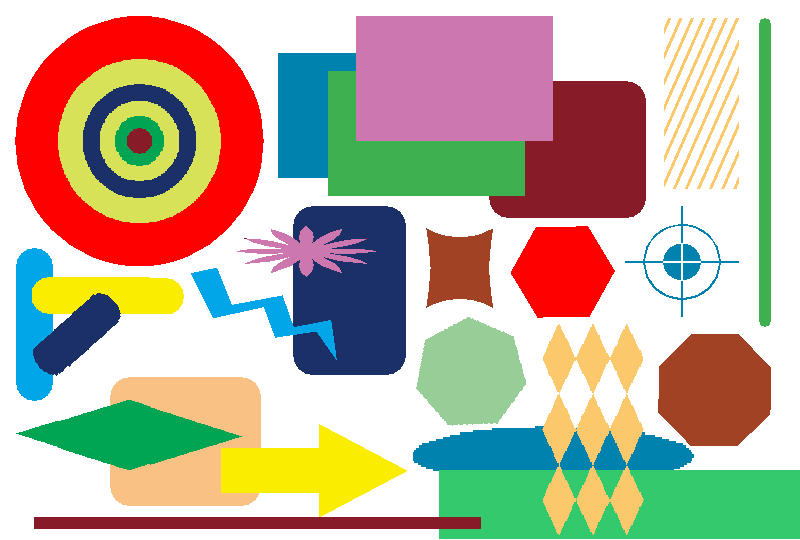
#> input picture tools/risou_en.png, 800 x 540 px
$ python img_perspective.py
#> lines starting #> are read from the running program, lines starting #| are printed output that depends on the picture
# -*- coding: utf-8 -*-
import numpy as np
import cv2

img = cv2.imread('risou_en.png')
#> img is the input picture: shape (540, 800, 3); mean B, G, R 158, 176.5, 188.9

rows,cols,ch = img.shape
#> rows = 540; cols = 800; ch = 3

pts1 = np.float32([[23,35],[530,26],[16,790],[512,769]])
pts2 = np.float32([[0,0],[540,0],[0,800],[540,800]])

M = cv2.getPerspectiveTransform(pts1,pts2)

dst = cv2.warpPerspective(img,M,(800,540))
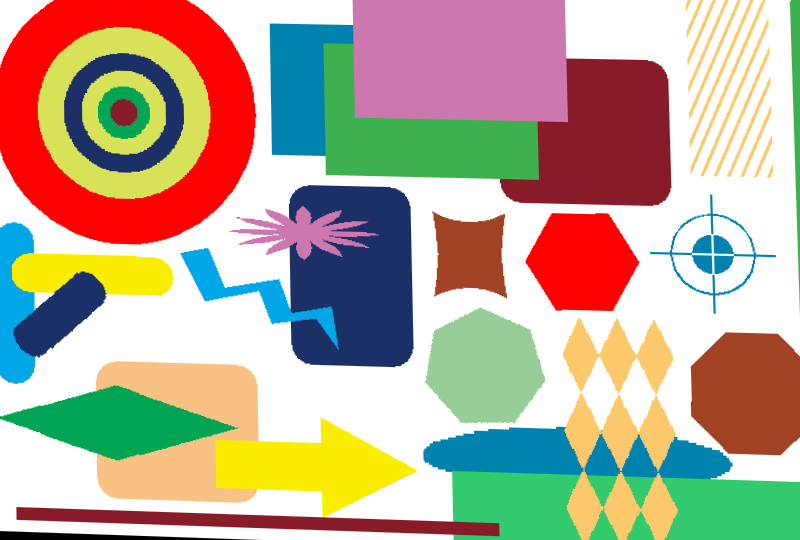
#> dst: shape (540, 800, 3); mean B, G, R 148.8, 168.4, 183.7


cv2.imwrite('perspective_risou.png',dst)

$ run again, with tools/risou_affin.png copied over tools/risou_en.png
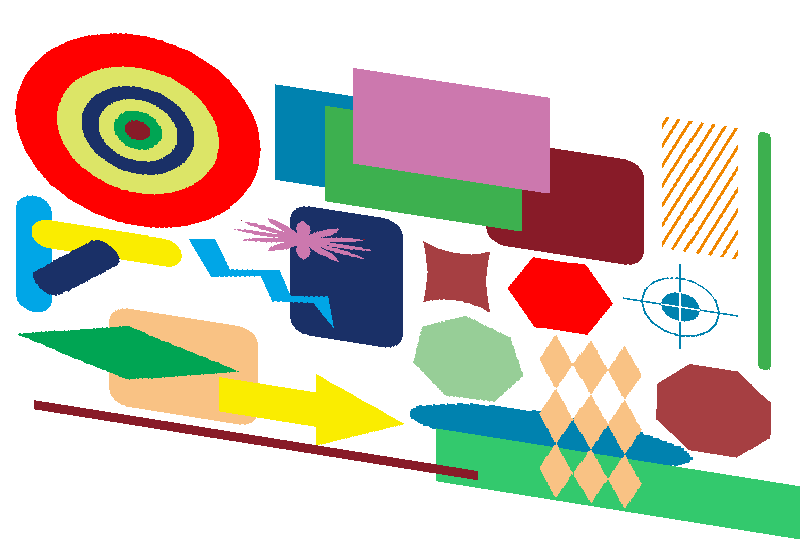
#> input picture tools/risou_affin.png, 800 x 540 px
#> img is the input picture: shape (540, 800, 3); mean B, G, R 181.7, 194.4, 204.4
#> `dst = cv2.warpPerspective(img,M,(800,540))`:
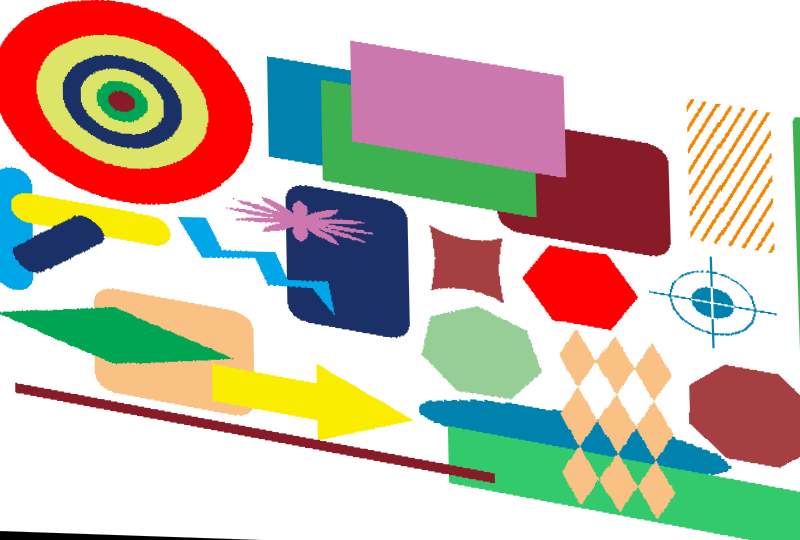
#> dst: shape (540, 800, 3); mean B, G, R 172.9, 186.4, 199.2

$ run again, with tools/risou_perspective.png copied over tools/risou_en.png
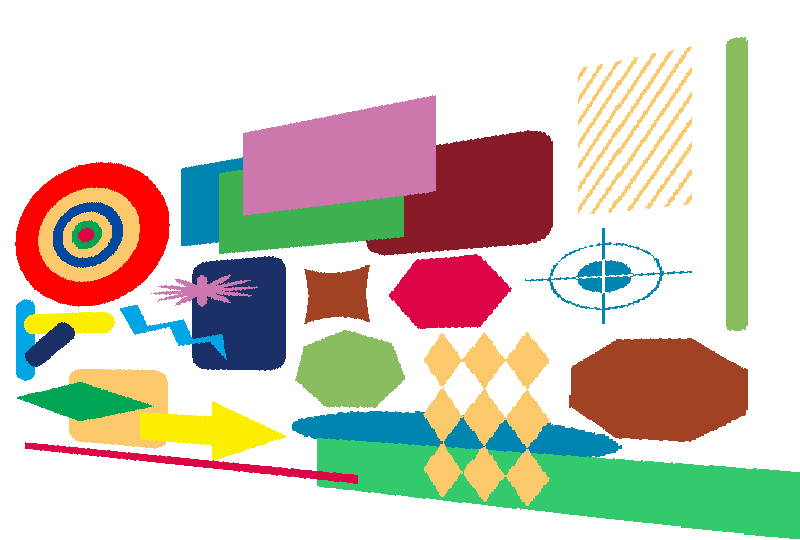
#> input picture tools/risou_perspective.png, 800 x 540 px
#> img is the input picture: shape (540, 800, 3); mean B, G, R 189.1, 201.9, 207.8
#> `dst = cv2.warpPerspective(img,M,(800,540))`:
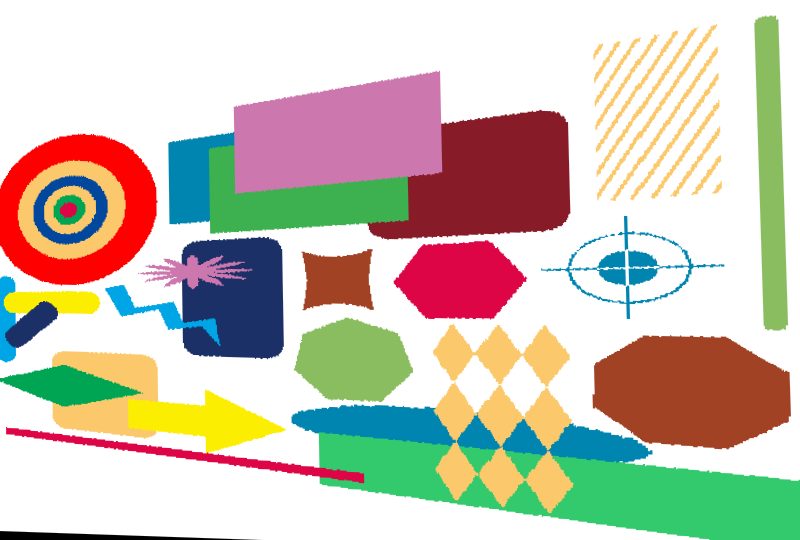
#> dst: shape (540, 800, 3); mean B, G, R 179.8, 193.9, 201.8

$ run again, with tools/risou_rotate45.png copied over tools/risou_en.png
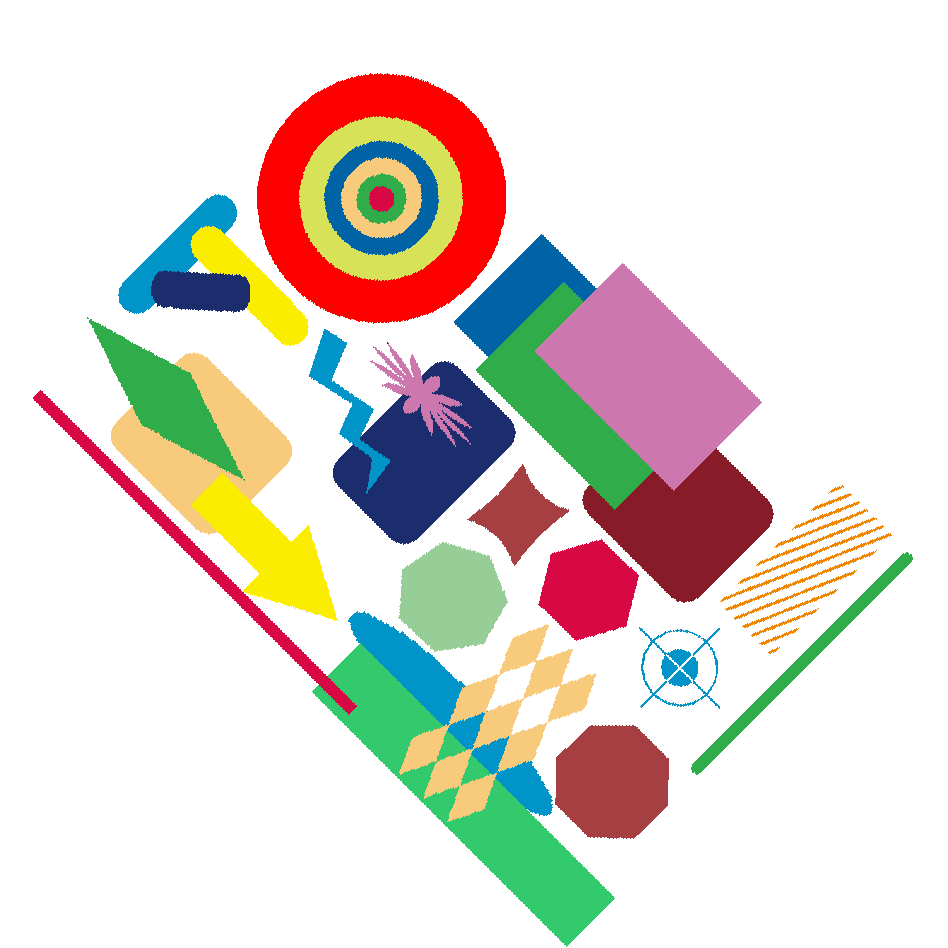
#> input picture tools/risou_rotate45.png, 948 x 948 px
#> img is the input picture: shape (948, 948, 3); mean B, G, R 209.6, 217, 223.6
#> `dst = cv2.warpPerspective(img,M,(800,540))`:
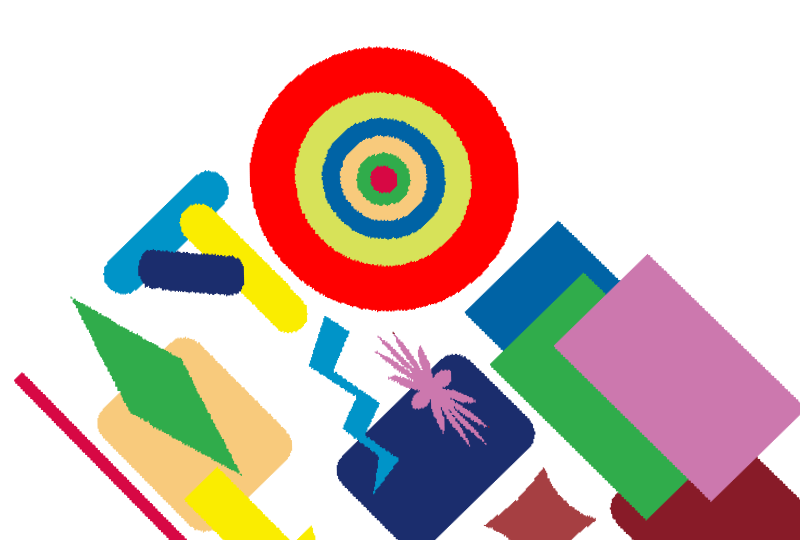
#> dst: shape (540, 800, 3); mean B, G, R 184.5, 191.1, 208.6
